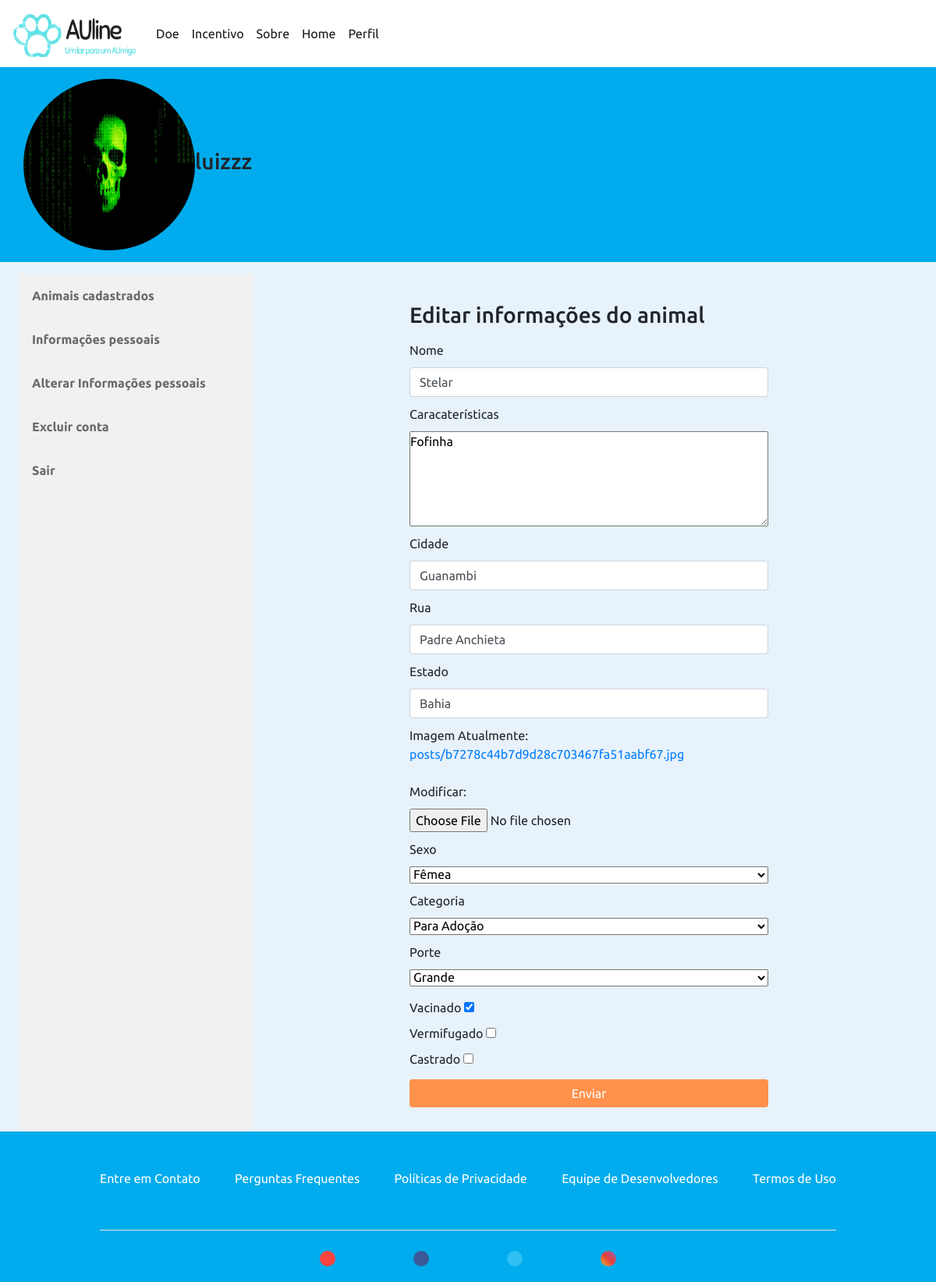
Page /perfil/editar-animal/16/ (signed in) on the earlier database version.
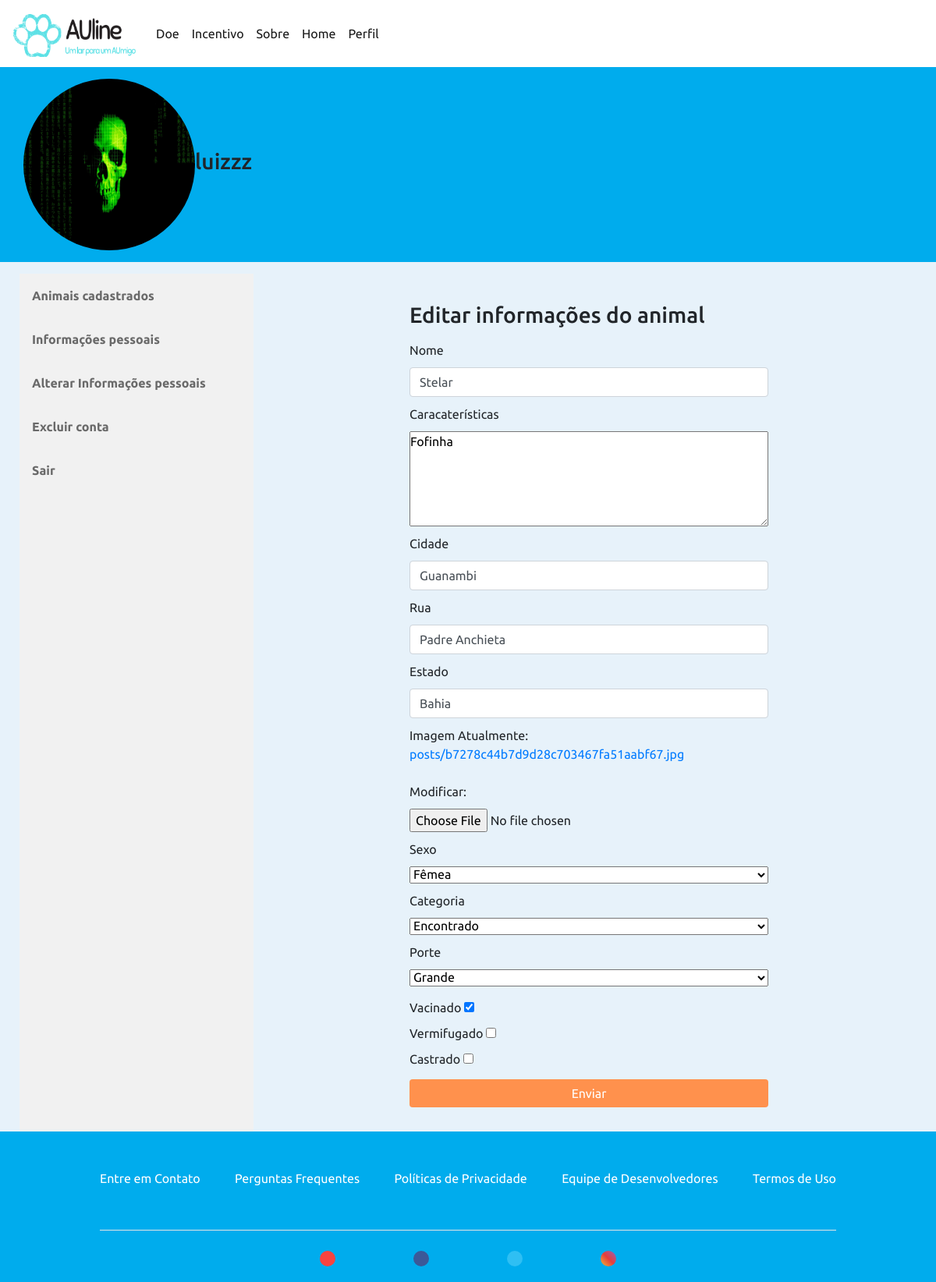
Same page on the later database version.
### publicacoes/models.py (models this page shows, shortened)
class Animal(models.Model):
    ESTADOS = (
        ('P', 'Perdido'),
        ('PA', 'Para Adoção'),
        ('E', 'Encontrado'),
    )
    SEXO = (
        ('F', 'Fêmea'),
        ('M', 'Macho'),
    )
    PORTE = (
        ('PE', 'Pequeno'),
        ('ME', 'Médio'),
        ('GR', 'Grande'),
    )
    nome = models.CharField('Nome', max_length=50)
    caracteristicas = models.TextField('Caracaterísticas')
    data_pub = models.DateTimeField('Data de Publicação', auto_now=True)
    imagem = models.ImageField('Imagem', upload_to='posts')
    categoria = models.CharField('Categoria', max_length=15, choices=ESTADOS, blank=True)
    sexo = models.CharField('Sexo', max_length=8, choices=SEXO, blank=True)
    porte = models.CharField('Porte', max_length=8, choices=PORTE, blank=True)
    usuario = models.ForeignKey(User, on_delete=models.CASCADE)
    vacinado = models.BooleanField('Vacinado', blank=True)
    vermifugado = models.BooleanField('Vermifugado', blank=True)
    castrado = models.BooleanField('Castrado', blank=True)
    estado = models.CharField('Estado', max_length=50)
    cidade = models.CharField('Cidade', max_length=50)
    rua = models.CharField('Rua', max_length=70)
    class Meta:
        ordering = ('-data_pub', )

### perfis/views.py (the view)
# urls.py: path('editar-animal/<int:id_animal>/', editar_animal, name='editar-animal'),
@login_required
def editar_animal(request, id_animal):
    animal = Animal.objects.get(id=id_animal)
    usuario = User.objects.get(id=request.user.id)
    perfil_usuario = Perfil.objects.get(user=request.user.id)
    form = AnimalForm(request.POST or None, request.FILES or None,
                    instance=animal)
    if request.user == animal.usuario:
        contexto = {
            'usuario':usuario,
            'perfil_usuario':perfil_usuario,
            'form':form,
            'animal':animal,
        }
        if request.method == 'POST':
            if form.is_valid():
                edit = form.save(commit=False)
                edit.save()
                return redirect('animais')
        return render(request, 'editar-animal.html', contexto)
    else:
        return redirect('animais')

### publicacoes/forms.py
class AnimalForm(ModelForm):
    class Meta:
        model = Animal
        fields = ['nome', 'caracteristicas', 'imagem', 'sexo', 'vacinado', 'vermifugado',
        'categoria', 'castrado', 'cidade', 'rua', 'porte', 'estado']
        widgets = {
            'nome': forms.TextInput(attrs={'class':'form-control'}),
            'caracteristicas': forms.Textarea(attrs={"rows":5, "cols":20}),
            'cidade': forms.TextInput(attrs={'class':'form-control', 'placeholder':'Cidade atual do animal'}),
            'rua': forms.TextInput(attrs={'class':'form-control', 'placeholder':'Rua onde foi visto pela última vez'}),
            'estado': forms.TextInput(attrs={'class':'form-control', 'placeholder':'Estado atual do animal'}),
        }

### templates/editar-animal.html (shortened to what this page needs)
{% extends 'base.html' %}
{% load static %}
{% block complemento %}
    <link rel="stylesheet" href="{% static 'css/perfil.css' %}">
{% endblock complemento %}
{% block conteudo %}
  <div class="profilebar">
      <img src="../../../media/{{perfil_usuario.foto}}" alt="{{usuario.username}}" class="img-profile">
      <h3>{{usuario.username}}</h3>
  </div>
  <div class="content">
    <div class="row-profile">
      <div class="sidebar">
        <a href="{% url 'animais'%}">Animais cadastrados</a>
        <a href="{% url 'informacoes-pessoais'%}">Informações pessoais</a>
        <a href="{% url 'alterar-informacoes' usuario.id %}">Alterar Informações pessoais</a>
        <a href="{% url 'excluir-conta' usuario.id %}">Excluir conta</a>
        <a href="{% url 'logout' %}">Sair</a>
      </div>
      <div class="content-profile">
        <div class="container">
          <div class="row justify-content-lg-center">
            <form method="post" class="form-profile" enctype='multipart/form-data'>
              <h1 class="h3 mb-3 "> Editar informações do animal </h1>
              {{form.nome.label}}
              {{form.nome}}
              {{form.caracteristicas.label}}
              {{form.caracteristicas}}
              {{form.cidade.label}}
              {{form.cidade}}
              {{form.rua.label}}
              {{form.rua}}
              {{form.estado.label}}
              {{form.estado}}
              {{form.imagem.label}}
              {{form.imagem}}
              {{form.sexo.label}}
              {{form.sexo}}
              {{form.categoria.label}}
              {{form.categoria}}
              {{form.porte.label}}
              {{form.porte}}
              <div class="form-checkbox">
                  {{form.vacinado.label}}
                  {{form.vacinado}}
              </div>
              <div class="form-checkbox">
                  {{form.vermifugado.label}}
                  {{form.vermifugado}}
              </div>
              <div class="form-checkbox">
                  {{form.castrado.label}}
                  {{form.castrado}}
              </div>
              <button type='submit' class="btn btn-primary"> Enviar </button>
            </form>
          </div>
        </div>
      </div>
    </div>
  </div>
{% endblock conteudo %}

Differences in the rows shown:
changed Animal "Stelar": categoria "Para Adoção" → "Encontrado"
